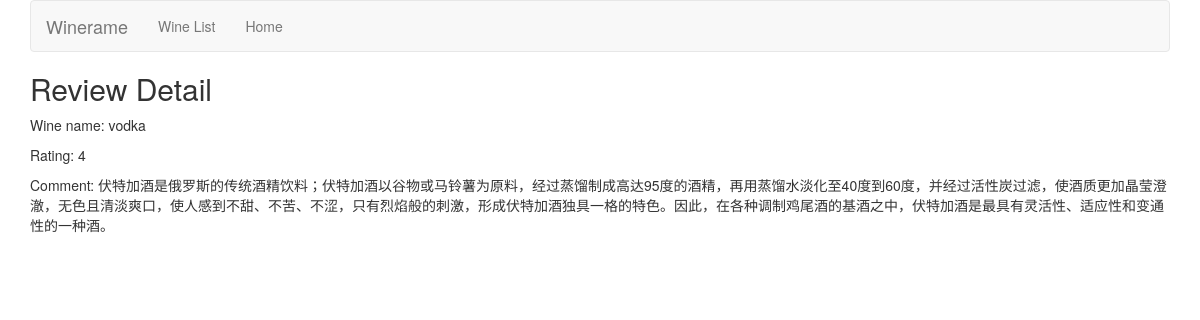
/reviews/review/4/, run on the app's committed database.
### reviews/models.py (models this page shows, shortened)
class Review(models.Model):
    RATING_CHOICES = (
        (1,'1'),
        (2,'2'),
        (3,'3'),
        (4,'4'),
        (5,'5'),
    )
    wine = models.ForeignKey(Wine, on_delete=models.CASCADE)
    pub_date = models.DateTimeField('date published')
    user_name = models.CharField(max_length=100)
    comment = models.CharField(max_length=200)
    rating = models.IntegerField(choices=RATING_CHOICES)

class Wine(models.Model):
    name = models.CharField(max_length=200)
    def __str__(self):
        return self.name

### reviews/views.py (the view)
# urls.py: re_path(r'^review/(?P<review_id>[0-9]+)/$',views.review_detail,name = 'review_detail'),
def review_detail(request, review_id):
    review = get_object_or_404(Review, pk=review_id)
    return render(request, 'reviews/review_detail.html', {'review': review})

### reviews/templates/reviews/review_detail.html
{% extends 'reviews/base.html' %}
{% block title %}
    <h2>Review Detail</h2>
{% endblock %}
{% block content %}
    <div>
        <p>Wine name: {{review.wine}}</p>
        <p>Rating: {{review.rating}}</p>
        <p>Comment: {{review.comment}}</p>
    </div>
{% endblock %}

### data on the page
Review: wine "vodka", rating "4", comment "伏特加酒是俄罗斯的传统酒精饮料；伏特加酒以谷物或马铃薯为原料，经过蒸馏制成高达95度的酒精，再用蒸馏水淡化至40度到60度，并经过活性炭过滤，使酒质更加晶莹澄澈，无色且清淡爽口，使人感到不甜、不苦、不涩，只有烈焰般的刺激，形成伏特加酒独具一格的特色。因此，在各种调制鸡尾酒的基酒之中，伏特加酒是最具有灵活性、适应性和变通性的一种酒。"
